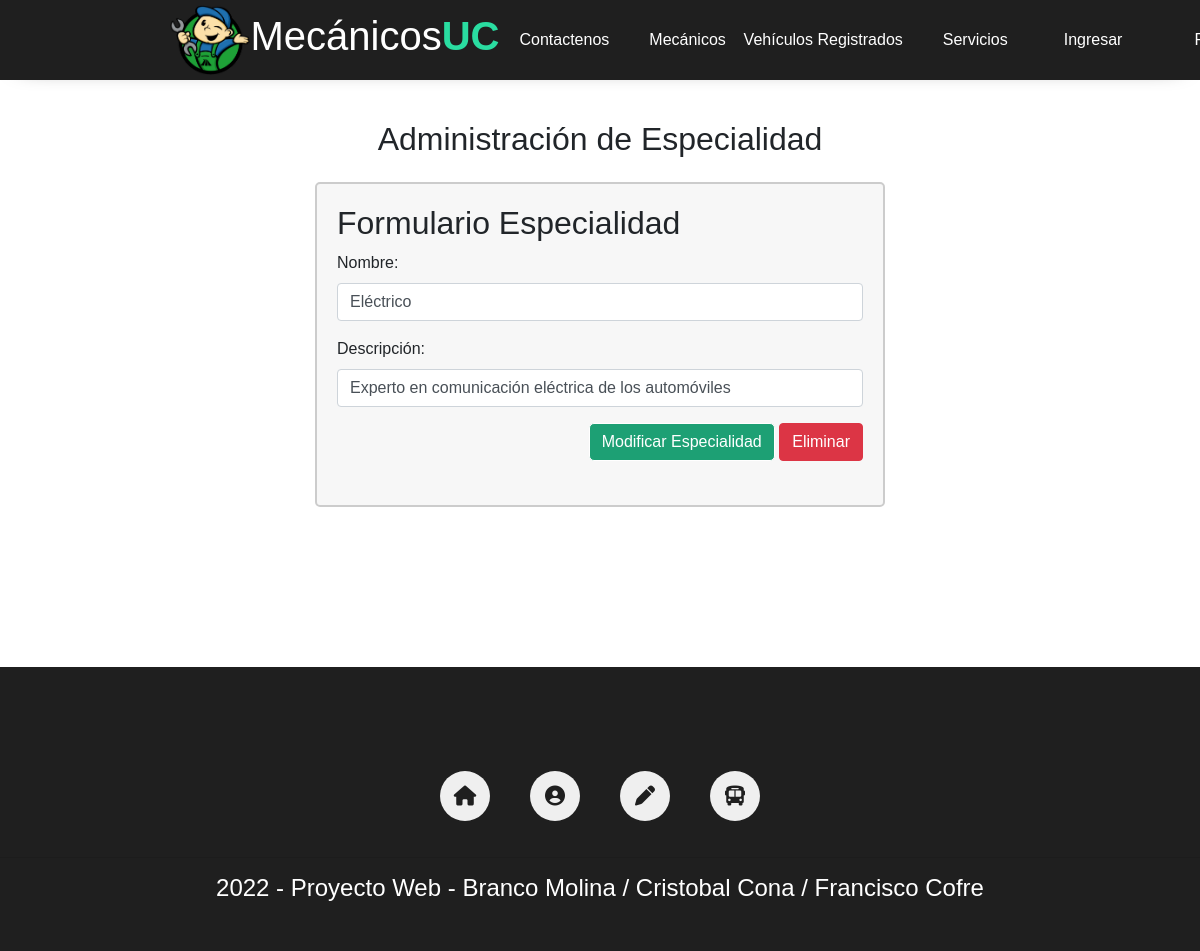
Screenshot of /Mod_Especialidad.html/4 with the database file from the repository.
### core/models.py (models this page shows, shortened)
class Especialidad(models.Model):
    nombre = models.CharField(max_length=30)
    descripcion = models.TextField()

### core/views.py (the view)
# urls.py: path('Mod_Especialidad.html/<id>', form_mod_especialidad, name='form_mod_especialidad'),
def form_mod_especialidad(request, id):
    especialidad = Especialidad.objects.get(id=id)
    formulario = EspecialidadForm(instance=especialidad)
    if request.method == 'POST':
        formulario = EspecialidadForm(data=request.POST, instance=especialidad)
        if formulario.is_valid():
            formulario.save()
            return redirect('crud_admin')
    datos = {
        'formulario': formulario,
        'especialidad': especialidad
    }
    return render(request, 'core/Mod_Especialidad.html', datos)

### core/forms.py (shortened to what this page needs)
class EspecialidadForm(forms.ModelForm):
    class Meta:
        model = Especialidad
        fields = ['nombre', 'descripcion']

### core/templates/core/Mod_Especialidad.html (shortened to what this page needs)
{% load static %}
<!DOCTYPE html>
<html lang="en">
<head>
    <link rel="stylesheet" href="{% static '/core/css/main.css' %}">
    <link rel="stylesheet" href="{% static '/core/css/index.css' %}">
    <link rel="stylesheet" href="{% static '/core/css/dropdown2.css' %}">
    <link rel="stylesheet" href="https://cdn.jsdelivr.net/npm/bootstrap@4.0.0/dist/css/bootstrap.min.css">
</head>
<body>
  <header>
    <div class="header-content">
        <div class="logo">
            <a href="/PaginaPrincipal.html"> <img src="{% static '\core\img\Logo.png' %}" alt="logo de la marca">
        </div>
        <div class="logo" id="logoMec">
            <h1>Mecánicos<b>UC </b> </h1>
        </div>
        <div class="menu" id="show-menu">
            <nav>
                <ul>
                    <li><a href="/Contacto.html" id="ContactoDisplay">Contactenos</a></li>
                    <li><a href="Mecanicos.html" >Mecánicos</a></li>
                    <li class="dropdown" id="dropdownDisplay">
                        <a href="#">Vehículos Registrados</a>
                    </li>
                    <li><a href="/Servicios.html" id="ServicioDisplay">Servicios</a></li>
                    {% if request.user.is_authenticated %}
                        <li class="nav-item">
                            <a class="nav-link" href={% url 'logout' %}>Cerrar Sesión</a>
                        </li>
                        {% else %}
                        <li class="nav-item">
                            <a class="nav-link" href={% url 'login' %}>Ingresar</a>
                        </li>
                        <li class="nav-item">
                            <a class="nav-link" href={% url 'register' %}>Registrarse</a>
                        </li>
                    {% endif %}
                </ul>
            </nav>
        </div>
    </div>
</header>
<br><br><br>
<section class="container my-5">
    <h2 class="text-center mb-4">Administración de Especialidad</h2>
    <div class="row justify-content-center">
        <div class="col-md-6 my-form" style="background-color: #f7f7f7; padding: 20px; border: 2px solid #ccc; border-radius: 5px;">
            <form method="POST" autocomplete="off" action="{% url 'form_mod_especialidad' especialidad.id %}">
                <h2>Formulario Especialidad</h2>
                <div class="form-group">
                    <label for="{{ formulario.nombre.id_for_label }}">Nombre:</label>
                    <input type="{{ formulario.nombre.field.widget.input_type }}" id="{{ formulario.nombre.id_for_label }}" name="{{ formulario.nombre.html_name }}" class="form-control" value="{{ formulario.nombre.value }}">
                </div>
                <div class="form-group">
                    <label for="{{ formulario.descripcion.id_for_label }}">Descripción:</label>
                    <input type="{{ formulario.descripcion.field.widget.input_type }}" id="{{ formulario.descripcion.id_for_label }}" name="{{ formulario.descripcion.html_name }}" class="form-control" value="{{ formulario.descripcion.value }}">
                </div>
                <div class="text-right">
                    <button type="submit" name="form_mod_especialidad" class="btn btn-primary">Modificar Especialidad</button>
                    <a href="{% url 'form_del_especialidad' especialidad.id %}" class="btn btn-danger">Eliminar</a>
                </div>
                <br>
            </form>
        </div>
    </div>
</section>
<br><br><br>
<div class="container-footer">
  <footer>
      <div class="logo-footer">
      </div>
      <div class="info-footer">
          <a href="PaginaPrincipal.html"> <i class="fa-solid fa-house icon-info-footer"> </i></a>
          <a href="Mecanicos.html"> <i class="fa-solid fa-circle-user icon-info-footer"> </i></a>
          <a href="#"> <i class="fa-solid fa-pen icon-info-footer" onclick="mostrarPopUpForm()"> </i></a>
          <a href="#"> <i class="fa-solid fa-bus icon-info-footer" onclick="mostrarPopUpBus()"> </i></a>
      </div>
      <hr>
      <h4>
          2022 - Proyecto Web - Branco Molina / Cristobal Cona / Francisco Cofre
      </h4>
  </footer>
</div>
</body>
</html>

### core/static/core/css/main.css (style rules this page uses)
* { margin: 0; padding: 0; box-sizing: border-box; text-decoration: none; font-family: sans-serif; }
header { position: fixed; top: 0; left: 0; width: 100%; height: 80px; background: #1f1f1f; box-shadow: 0 4px 25px -22px black; z-index: 2; }
.header-content { max-width: 1200px; margin: auto; display: flex; justify-content: space-between; }
.logo { height: 80px; display: flex; justify-content: center; align-items: center; }
.logo h1 { color: white; transition: color 300ms; }
.logo b { color: rgb(42, 221, 161); transition: color 300ms; }
header .logo img { height: 70px; width: auto; padding-left: 50px; }
.menu { height: 80px; }
.menu nav { height: 100%; }
.menu nav ul { height: 100%; display: flex; list-style: none; }
.menu nav ul li { height: 100%; margin: 0px 20px; display: flex; justify-content: center; align-items: center; position: relative; }
.menu nav ul li a { color: white; transition: color 300ms; }
#dropdownDisplay { display: flex; margin-left: -18%; }
.container-footer { width: 100%; padding: 40px 0; background: #1f1f1f; margin-top: 40px; }
.container-footer h4 { color: white; text-align: center; margin-top: 10px; }
.container-footer footer { max-width: 1200px; margin: auto; }
.container-footer footer .logo-footer { text-align: center; }
.container-footer footer .info-footer { display: flex; justify-content: center; margin-top: 20px; }
.container-footer footer .info-footer .icon-info-footer { font-size: 20px; margin: 20px; background: #efefef; width: 50px; height: 50px; display: flex; justify-content: center; align-items: center; border-radius: 100%; color: #1f1f1f; transition: color 300ms; }
@media screen and (max-width:1220px) { .header-content { max-width: 1000px; padding: 0 20px; } }

### core/static/core/css/index.css (style rules this page uses)
.form-group { position: relative; border-radius: 10px; }
.form-group input { width: 100%; }
.container button { margin-left: 20px; background-color: rgb(29, 160, 116); border-radius: 5px; border-color: white; }

### rows the page displays
Especialidad: nombre "Eléctrico", descripcion "Experto en comunicación eléctrica de los automóviles"
